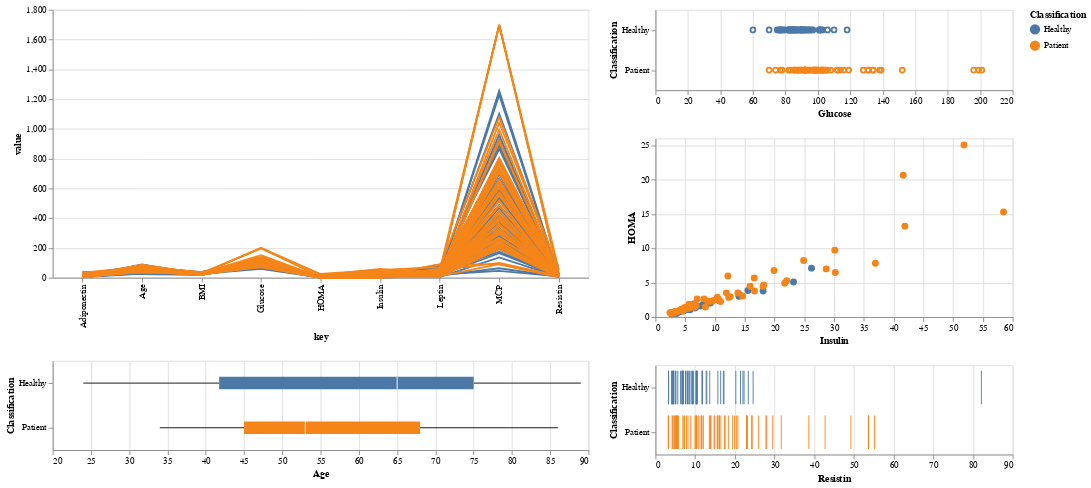

Notebook cell for this chart:
### Code cell
input_dropdown = alt.binding_select(options=[None,'Healthy Control','Patient'],labels=['All','Healthy Control','Patient'])
highlight = alt.selection(type='single',bind=input_dropdown, name='Classification',fields=['Classification'])
brush = alt.selection(type='interval')


parallel = alt.Chart(dataset).transform_window(
    index='count()'
).transform_fold(
    ['Age','BMI','Glucose','Insulin','HOMA','Leptin','Adiponectin','Resistin','MCP']
).mark_line().encode(
    x='key:N',
    y='value:Q',
    color='Classification:N',
    detail='index:N',
    opacity=alt.condition(highlight, alt.value(1.0), alt.value(0.1)),
).properties(
    width=600,
    height=300,
    selection=highlight
)

tick_axis = alt.Axis()

x_points = alt.Chart(dataset).mark_point().encode(
    alt.X('Glucose:Q', axis=tick_axis),
    alt.Y('Classification:N', title='Classification', axis=tick_axis),
    color='Classification:N',
    opacity=alt.condition(highlight | brush , alt.value(1.0), alt.value(0.1))
).properties(
    height=90,
    width=400,
).add_selection(
    highlight
).add_selection(
    brush
)


scatter = alt.Chart(dataset).mark_circle(size=60).encode(
    x='Insulin',
    y='HOMA',
    color='Classification:N',
    opacity=alt.condition(highlight | brush, alt.value(1.0), alt.value(0.1)),
).properties(
    width=400,
    height=200,
    selection=highlight
).add_selection(
    brush
)


box = alt.Chart(dataset).mark_boxplot().encode(
     y=alt.Y('Classification:N'),
     x=alt.X('Age:Q', scale=alt.Scale(domain=[20, 90])),
     opacity=alt.condition(highlight | brush , alt.value(1.0), alt.value(0.1)),
     color='Classification:N'
).properties(
    width=600,
    height=100,
    selection=highlight
)

x_ticks = alt.Chart(dataset).mark_tick().encode(
    alt.X('Resistin:Q', axis=tick_axis),
    alt.Y('Classification:N', title='Classification', axis=tick_axis),
    color='Classification:N',
    opacity=alt.condition(highlight | brush , alt.value(1.0), alt.value(0.1))
).properties(
    height=100,
    width=400,
).add_selection(
    highlight
).add_selection(
    brush
)


parallel & box | x_points & scatter & x_ticks

### Figure 1 — Vega-Lite specification as saved in the notebook (floating-point values rounded to 4 significant figures)
{"config": {"view": {"continuousWidth": 400, "continuousHeight": 300}}, "hconcat": [{"vconcat": [{"mark": "line", "encoding": {"color": {"type": "nominal", "field": "Classification"}, "detail": {"type": "nominal", "field": "index"}, "opacity": {"condition": {"value": 1.0, "selection": "Classification"}, "value": 0.1}, "x": {"type": "nominal", "field": "key"}, "y": {"type": "quantitative", "field": "value"}}, "height": 300, "selection": {"Classification": {"type": "single", "bind": {"input": "select", "options": [null, "Healthy Control", "Patient"], "labels": ["All", "Healthy Control", "Patient"]}, "fields": ["Classification"]}}, "transform": [{"window": [{"op": "count", "as": "index"}]}, {"fold": ["Age", "BMI", "Glucose", "Insulin", "HOMA", "Leptin", "Adiponectin", "Resistin", "MCP"]}], "width": 600}, {"mark": "boxplot", "encoding": {"color": {"type": "nominal", "field": "Classification"}, "opacity": {"condition": {"value": 1.0, "selection": {"or": ["Classification", "selector003"]}}, "value": 0.1}, "x": {"type": "quantitative", "field": "Age", "scale": {"domain": [20, 90]}}, "y": {"type": "nominal", "field": "Classification"}}, "height": 100, "selection": {"Classification": {"type": "single", "bind": {"input": "select", "options": [null, "Healthy Control", "Patient"], "labels": ["All", "Healthy Control", "Patient"]}, "fields": ["Classification"]}}, "width": 600}]}, {"vconcat": [{"mark": "point", "encoding": {"color": {"type": "nominal", "field": "Classification"}, "opacity": {"condition": {"value": 1.0, "selection": {"or": ["Classification", "selector003"]}}, "value": 0.1}, "x": {"type": "quantitative", "axis": {}, "field": "Glucose"}, "y": {"type": "nominal", "axis": {}, "field": "Classification", "title": "Classification"}}, "height": 90, "selection": {"Classification": {"type": "single", "bind": {"input": "select", "options": [null, "Healthy Control", "Patient"], "labels": ["All", "Healthy Control", "Patient"]}, "fields": ["Classification"]}, "selector003": {"type": "interval"}}, "width": 400}, {"mark": {"type": "circle", "size": 60}, "encoding": {"color": {"type": "nominal", "field": "Classification"}, "opacity": {"condition": {"value": 1.0, "selection": {"or": ["Classification", "selector003"]}}, "value": 0.1}, "x": {"type": "quantitative", "field": "Insulin"}, "y": {"type": "quantitative", "field": "HOMA"}}, "height": 200, "selection": {"Classification": {"type": "single", "bind": {"input": "select", "options": [null, "Healthy Control", "Patient"], "labels": ["All", "Healthy Control", "Patient"]}, "fields": ["Classification"]}, "selector003": {"type": "interval"}}, "width": 400}, {"mark": "tick", "encoding": {"color": {"type": "nominal", "field": "Classification"}, "opacity": {"condition": {"value": 1.0, "selection": {"or": ["Classification", "selector003"]}}, "value": 0.1}, "x": {"type": "quantitative", "axis": {}, "field": "Resistin"}, "y": {"type": "nominal", "axis": {}, "field": "Classification", "title": "Classification"}}, "height": 100, "selection": {"Classification": {"type": "single", "bind": {"input": "select", "options": [null, "Healthy Control", "Patient"], "labels": ["All", "Healthy Control", "Patient"]}, "fields": ["Classification"]}, "selector003": {"type": "interval"}}, "width": 400}]}], "data": {"name": "data-4ab163a91e553ca35fdad7e1e7ddbe9f"}, "$schema": "https://vega.github.io/schema/vega-lite/v4.8.1.json", "datasets": {"data-4ab163a91e553ca35fdad7e1e7ddbe9f": [{"Age": 48, "BMI": 23.5, "Glucose": 70, "Insulin": 2.707, "HOMA": 0.4674, "Leptin": 8.807, "Adiponectin": 9.702, "Resistin": 7.996, "MCP": 417.1, "Classification": "Healthy"}, {"Age": 83, "BMI": 20.69, "Glucose": 92, "Insulin": 3.115, "HOMA": 0.7069, "Leptin": 8.844, "Adiponectin": 5.429, "Resistin": 4.064, "MCP": 468.8, "Classification": "Healthy"}, {"Age": 82, "BMI": 23.12, "Glucose": 91, "Insulin": 4.498, "HOMA": 1.01, "Leptin": 17.94, "Adiponectin": 22.43, "Resistin": 9.277, "MCP": 554.7, "Classification": "Healthy"}, {"Age": 68, "BMI": 21.37, "Glucose": 77, "Insulin": 3.226, "HOMA": 0.6127, "Leptin": 9.883, "Adiponectin": 7.17, "Resistin": 12.77, "MCP": 928.2, "Classification": "Healthy"}, {"Age": 86, "BMI": 21.11, "Glucose": 92, "Insulin": 3.549, "HOMA": 0.8054, "Leptin": 6.699, "Adiponectin": 4.819, "Resistin": 10.58, "MCP": 773.9, "Classification": "Healthy"}, {"Age": 49, "BMI": 22.85, "Glucose": 92, "Insulin": 3.226, "HOMA": 0.7321, "Leptin": 6.832, "Adiponectin": 13.68, "Resistin": 10.32, "MCP": 530.4, "Classification": "Healthy"}, {"Age": 89, "BMI": 22.7, "Glucose": 77, "Insulin": 4.69, "HOMA": 0.8908, "Leptin": 6.964, "Adiponectin": 5.59, "Resistin": 12.94, "MCP": 1256.0, "Classification": "Healthy"}, {"Age": 76, "BMI": 23.8, "Glucose": 118, "Insulin": 6.47, "HOMA": 1.883, "Leptin": 4.311, "Adiponectin": 13.25, "Resistin": 5.104, "MCP": 280.7, "Classification": "Healthy"}, {"Age": 73, "BMI": 22.0, "Glucose": 97, "Insulin": 3.35, "HOMA": 0.8015, "Leptin": 4.47, "Adiponectin": 10.36, "Resistin": 6.284, "MCP": 136.9, "Classification": "Healthy"}, {"Age": 75, "BMI": 23.0, "Glucose": 83, "Insulin": 4.952, "HOMA": 1.014, "Leptin": 17.13, "Adiponectin": 11.58, "Resistin": 7.091, "MCP": 318.3, "Classification": "Healthy"}, {"Age": 34, "BMI": 21.47, "Glucose": 78, "Insulin": 3.469, "HOMA": 0.6674, "Leptin": 14.57, "Adiponectin": 13.11, "Resistin": 6.92, "MCP": 354.6, "Classification": "Healthy"}, {"Age": 29, "BMI": 23.01, "Glucose": 82, "Insulin": 5.663, "HOMA": 1.145, "Leptin": 35.59, "Adiponectin": 26.72, "Resistin": 4.58, "MCP": 174.8, "Classification": "Healthy"}, {"Age": 25, "BMI": 22.86, "Glucose": 82, "Insulin": 4.09, "HOMA": 0.8273, "Leptin": 20.45, "Adiponectin": 23.67, "Resistin": 5.14, "MCP": 313.7, "Classification": "Healthy"}, {"Age": 24, "BMI": 18.67, "Glucose": 88, "Insulin": 6.107, "HOMA": 1.33, "Leptin": 8.88, "Adiponectin": 36.06, "Resistin": 6.85, "MCP": 632.2, "Classification": "Healthy"}, {"Age": 38, "BMI": 23.34, "Glucose": 75, "Insulin": 5.782, "HOMA": 1.07, "Leptin": 15.26, "Adiponectin": 17.95, "Resistin": 9.35, "MCP": 165.0, "Classification": "Healthy"}, {"Age": 44, "BMI": 20.76, "Glucose": 86, "Insulin": 7.553, "HOMA": 1.6, "Leptin": 14.09, "Adiponectin": 20.32, "Resistin": 7.64, "MCP": 63.61, "Classification": "Healthy"}, {"Age": 47, "BMI": 22.03, "Glucose": 84, "Insulin": 2.869, "HOMA": 0.59, "Leptin": 26.65, "Adiponectin": 38.04, "Resistin": 3.32, "MCP": 191.7, "Classification": "Healthy"}, {"Age": 61, "BMI": 32.04, "Glucose": 85, "Insulin": 18.08, "HOMA": 3.79, "Leptin": 30.77, "Adiponectin": 7.78, "Resistin": 13.68, "MCP": 444.4, "Classification": "Healthy"}, {"Age": 64, "BMI": 34.53, "Glucose": 95, "Insulin": 4.427, "HOMA": 1.037, "Leptin": 21.21, "Adiponectin": 5.463, "Resistin": 6.702, "MCP": 252.4, "Classification": "Healthy"}, {"Age": 32, "BMI": 36.51, "Glucose": 87, "Insulin": 14.03, "HOMA": 3.01, "Leptin": 49.37, "Adiponectin": 5.1, "Resistin": 17.1, "MCP": 588.5, "Classification": "Healthy"}, {"Age": 36, "BMI": 28.58, "Glucose": 86, "Insulin": 4.345, "HOMA": 0.9217, "Leptin": 15.12, "Adiponectin": 8.6, "Resistin": 9.154, "MCP": 534.2, "Classification": "Healthy"}, {"Age": 34, "BMI": 31.98, "Glucose": 87, "Insulin": 4.53, "HOMA": 0.9721, "Leptin": 28.75, "Adiponectin": 7.643, "Resistin": 5.626, "MCP": 572.8, "Classification": "Healthy"}, {"Age": 29, "BMI": 32.27, "Glucose": 84, "Insulin": 5.81, "HOMA": 1.204, "Leptin": 45.62, "Adiponectin": 6.21, "Resistin": 24.6, "MCP": 905.0, "Classification": "Healthy"}, {"Age": 35, "BMI": 30.28, "Glucose": 84, "Insulin": 4.376, "HOMA": 0.9067, "Leptin": 39.21, "Adiponectin": 9.048, "Resistin": 16.44, "MCP": 733.8, "Classification": "Healthy"}, {"Age": 54, "BMI": 30.48, "Glucose": 90, "Insulin": 5.537, "HOMA": 1.229, "Leptin": 12.33, "Adiponectin": 9.731, "Resistin": 10.19, "MCP": 1228.0, "Classification": "Healthy"}, {"Age": 45, "BMI": 37.04, "Glucose": 83, "Insulin": 6.76, "HOMA": 1.384, "Leptin": 39.98, "Adiponectin": 4.617, "Resistin": 8.704, "MCP": 586.2, "Classification": "Healthy"}, {"Age": 50, "BMI": 38.58, "Glucose": 106, "Insulin": 6.703, "HOMA": 1.753, "Leptin": 46.64, "Adiponectin": 4.668, "Resistin": 11.78, "MCP": 887.2, "Classification": "Healthy"}, {"Age": 66, "BMI": 31.45, "Glucose": 90, "Insulin": 9.245, "HOMA": 2.052, "Leptin": 45.96, "Adiponectin": 10.36, "Resistin": 23.38, "MCP": 1102.0, "Classification": "Healthy"}, {"Age": 35, "BMI": 35.25, "Glucose": 90, "Insulin": 6.817, "HOMA": 1.513, "Leptin": 50.61, "Adiponectin": 6.967, "Resistin": 22.04, "MCP": 667.9, "Classification": "Healthy"}, {"Age": 36, "BMI": 34.17, "Glucose": 80, "Insulin": 6.59, "HOMA": 1.3, "Leptin": 10.28, "Adiponectin": 5.066, "Resistin": 15.72, "MCP": 581.3, "Classification": "Healthy"}, {"Age": 66, "BMI": 36.21, "Glucose": 101, "Insulin": 15.53, "HOMA": 3.87, "Leptin": 74.71, "Adiponectin": 7.54, "Resistin": 22.32, "MCP": 865.0, "Classification": "Healthy"}, {"Age": 53, "BMI": 36.79, "Glucose": 101, "Insulin": 10.18, "HOMA": 2.535, "Leptin": 27.18, "Adiponectin": 20.03, "Resistin": 10.26, "MCP": 695.8, "Classification": "Healthy"}, {"Age": 28, "BMI": 35.86, "Glucose": 87, "Insulin": 8.576, "HOMA": 1.84, "Leptin": 68.51, "Adiponectin": 4.794, "Resistin": 21.44, "MCP": 358.6, "Classification": "Healthy"}, {"Age": 43, "BMI": 34.42, "Glucose": 89, "Insulin": 23.19, "HOMA": 5.092, "Leptin": 31.21, "Adiponectin": 8.301, "Resistin": 6.71, "MCP": 960.2, "Classification": "Healthy"}, {"Age": 51, "BMI": 27.69, "Glucose": 77, "Insulin": 3.855, "HOMA": 0.7322, "Leptin": 20.09, "Adiponectin": 3.192, "Resistin": 10.38, "MCP": 473.9, "Classification": "Healthy"}, {"Age": 67, "BMI": 29.61, "Glucose": 79, "Insulin": 5.819, "HOMA": 1.134, "Leptin": 21.9, "Adiponectin": 2.194, "Resistin": 4.207, "MCP": 585.3, "Classification": "Healthy"}, {"Age": 66, "BMI": 31.24, "Glucose": 82, "Insulin": 4.181, "HOMA": 0.8457, "Leptin": 16.22, "Adiponectin": 4.267, "Resistin": 3.292, "MCP": 634.6, "Classification": "Healthy"}, {"Age": 69, "BMI": 35.09, "Glucose": 101, "Insulin": 5.646, "HOMA": 1.407, "Leptin": 83.48, "Adiponectin": 6.797, "Resistin": 82.1, "MCP": 263.5, "Classification": "Healthy"}, {"Age": 60, "BMI": 26.35, "Glucose": 103, "Insulin": 5.138, "HOMA": 1.305, "Leptin": 24.3, "Adiponectin": 2.194, "Resistin": 20.25, "MCP": 379.0, "Classification": "Healthy"}, {"Age": 77, "BMI": 35.59, "Glucose": 76, "Insulin": 3.881, "HOMA": 0.7276, "Leptin": 21.79, "Adiponectin": 8.126, "Resistin": 17.26, "MCP": 618.3, "Classification": "Healthy"}, {"Age": 76, "BMI": 29.22, "Glucose": 83, "Insulin": 5.376, "HOMA": 1.101, "Leptin": 28.56, "Adiponectin": 7.37, "Resistin": 8.044, "MCP": 698.8, "Classification": "Healthy"}, {"Age": 76, "BMI": 27.2, "Glucose": 94, "Insulin": 14.07, "HOMA": 3.262, "Leptin": 35.89, "Adiponectin": 9.347, "Resistin": 8.416, "MCP": 377.2, "Classification": "Healthy"}, {"Age": 75, "BMI": 27.3, "Glucose": 85, "Insulin": 5.197, "HOMA": 1.09, "Leptin": 10.39, "Adiponectin": 9.001, "Resistin": 7.577, "MCP": 335.4, "Classification": "Healthy"}, {"Age": 69, "BMI": 32.5, "Glucose": 93, "Insulin": 5.43, "HOMA": 1.246, "Leptin": 15.14, "Adiponectin": 11.79, "Resistin": 11.79, "MCP": 270.1, "Classification": "Healthy"}, {"Age": 71, "BMI": 30.3, "Glucose": 102, "Insulin": 8.34, "HOMA": 2.098, "Leptin": 56.5, "Adiponectin": 8.13, "Resistin": 4.299, "MCP": 201.0, "Classification": "Healthy"}, {"Age": 66, "BMI": 27.7, "Glucose": 90, "Insulin": 6.042, "HOMA": 1.341, "Leptin": 24.85, "Adiponectin": 7.652, "Resistin": 6.705, "MCP": 225.9, "Classification": "Healthy"}, {"Age": 75, "BMI": 25.7, "Glucose": 94, "Insulin": 8.079, "HOMA": 1.873, "Leptin": 65.93, "Adiponectin": 3.741, "Resistin": 4.497, "MCP": 206.8, "Classification": "Healthy"}, {"Age": 78, "BMI": 25.3, "Glucose": 60, "Insulin": 3.508, "HOMA": 0.5192, "Leptin": 6.633, "Adiponectin": 10.57, "Resistin": 4.664, "MCP": 209.7, "Classification": "Healthy"}, {"Age": 69, "BMI": 29.4, "Glucose": 89, "Insulin": 10.7, "HOMA": 2.35, "Leptin": 45.27, "Adiponectin": 8.286, "Resistin": 4.53, "MCP": 215.8, "Classification": "Healthy"}, {"Age": 85, "BMI": 26.6, "Glucose": 96, "Insulin": 4.462, "HOMA": 1.057, "Leptin": 7.85, "Adiponectin": 7.932, "Resistin": 9.614, "MCP": 232.0, "Classification": "Healthy"}, {"Age": 76, "BMI": 27.1, "Glucose": 110, "Insulin": 26.21, "HOMA": 7.112, "Leptin": 21.78, "Adiponectin": 4.936, "Resistin": 8.494, "MCP": 45.84, "Classification": "Healthy"}, {"Age": 77, "BMI": 25.9, "Glucose": 85, "Insulin": 4.58, "HOMA": 0.9603, "Leptin": 13.74, "Adiponectin": 9.753, "Resistin": 11.77, "MCP": 488.8, "Classification": "Healthy"}, {"Age": 45, "BMI": 21.3, "Glucose": 102, "Insulin": 13.85, "HOMA": 3.485, "Leptin": 7.648, "Adiponectin": 21.06, "Resistin": 23.03, "MCP": 552.4, "Classification": "Patient"}, {"Age": 45, "BMI": 20.83, "Glucose": 74, "Insulin": 4.56, "HOMA": 0.8324, "Leptin": 7.753, "Adiponectin": 8.237, "Resistin": 28.03, "MCP": 383.0, "Classification": "Patient"}, {"Age": 49, "BMI": 20.96, "Glucose": 94, "Insulin": 12.3, "HOMA": 2.853, "Leptin": 11.24, "Adiponectin": 8.412, "Resistin": 23.12, "MCP": 573.6, "Classification": "Patient"}, {"Age": 34, "BMI": 24.24, "Glucose": 92, "Insulin": 21.7, "HOMA": 4.924, "Leptin": 16.74, "Adiponectin": 21.82, "Resistin": 12.07, "MCP": 481.9, "Classification": "Patient"}, {"Age": 42, "BMI": 21.36, "Glucose": 93, "Insulin": 2.999, "HOMA": 0.688, "Leptin": 19.08, "Adiponectin": 8.463, "Resistin": 17.38, "MCP": 321.9, "Classification": "Patient"}, {"Age": 68, "BMI": 21.08, "Glucose": 102, "Insulin": 6.2, "HOMA": 1.56, "Leptin": 9.699, "Adiponectin": 8.575, "Resistin": 13.74, "MCP": 448.8, "Classification": "Patient"}, {"Age": 51, "BMI": 19.13, "Glucose": 93, "Insulin": 4.364, "HOMA": 1.001, "Leptin": 11.08, "Adiponectin": 5.808, "Resistin": 5.571, "MCP": 90.6, "Classification": "Patient"}, {"Age": 62, "BMI": 22.66, "Glucose": 92, "Insulin": 3.482, "HOMA": 0.7902, "Leptin": 9.865, "Adiponectin": 11.24, "Resistin": 10.7, "MCP": 704.0, "Classification": "Patient"}, {"Age": 38, "BMI": 22.5, "Glucose": 95, "Insulin": 5.261, "HOMA": 1.233, "Leptin": 8.438, "Adiponectin": 4.772, "Resistin": 15.74, "MCP": 199.1, "Classification": "Patient"}, {"Age": 69, "BMI": 21.51, "Glucose": 112, "Insulin": 6.683, "HOMA": 1.846, "Leptin": 32.58, "Adiponectin": 4.138, "Resistin": 15.7, "MCP": 713.2, "Classification": "Patient"}, {"Age": 49, "BMI": 21.37, "Glucose": 78, "Insulin": 2.64, "HOMA": 0.5079, "Leptin": 6.334, "Adiponectin": 3.886, "Resistin": 22.94, "MCP": 737.7, "Classification": "Patient"}, {"Age": 51, "BMI": 22.89, "Glucose": 103, "Insulin": 2.74, "HOMA": 0.6961, "Leptin": 8.016, "Adiponectin": 9.35, "Resistin": 11.55, "MCP": 359.2, "Classification": "Patient"}, {"Age": 59, "BMI": 22.83, "Glucose": 98, "Insulin": 6.862, "HOMA": 1.659, "Leptin": 14.9, "Adiponectin": 4.23, "Resistin": 8.205, "MCP": 355.3, "Classification": "Patient"}, {"Age": 45, "BMI": 23.14, "Glucose": 116, "Insulin": 4.902, "HOMA": 1.403, "Leptin": 18.0, "Adiponectin": 4.295, "Resistin": 5.263, "MCP": 518.6, "Classification": "Patient"}, {"Age": 54, "BMI": 24.22, "Glucose": 86, "Insulin": 3.73, "HOMA": 0.7913, "Leptin": 8.687, "Adiponectin": 3.705, "Resistin": 10.34, "MCP": 635.0, "Classification": "Patient"}, {"Age": 64, "BMI": 22.22, "Glucose": 98, "Insulin": 5.7, "HOMA": 1.378, "Leptin": 12.19, "Adiponectin": 4.784, "Resistin": 13.91, "MCP": 396.0, "Classification": "Patient"}, {"Age": 46, "BMI": 20.83, "Glucose": 88, "Insulin": 3.42, "HOMA": 0.7424, "Leptin": 12.87, "Adiponectin": 18.55, "Resistin": 13.56, "MCP": 301.2, "Classification": "Patient"}, {"Age": 44, "BMI": 19.56, "Glucose": 114, "Insulin": 15.89, "HOMA": 4.468, "Leptin": 13.08, "Adiponectin": 20.37, "Resistin": 4.62, "MCP": 220.7, "Classification": "Patient"}, {"Age": 45, "BMI": 20.26, "Glucose": 92, "Insulin": 3.44, "HOMA": 0.7807, "Leptin": 7.65, "Adiponectin": 16.67, "Resistin": 7.84, "MCP": 193.9, "Classification": "Patient"}, {"Age": 44, "BMI": 24.74, "Glucose": 106, "Insulin": 58.46, "HOMA": 15.29, "Leptin": 18.16, "Adiponectin": 16.1, "Resistin": 5.31, "MCP": 244.8, "Classification": "Patient"}, {"Age": 51, "BMI": 18.37, "Glucose": 105, "Insulin": 6.03, "HOMA": 1.562, "Leptin": 9.62, "Adiponectin": 12.76, "Resistin": 3.21, "MCP": 513.7, "Classification": "Patient"}, {"Age": 72, "BMI": 23.62, "Glucose": 105, "Insulin": 4.42, "HOMA": 1.145, "Leptin": 21.78, "Adiponectin": 17.86, "Resistin": 4.82, "MCP": 195.9, "Classification": "Patient"}, {"Age": 46, "BMI": 22.21, "Glucose": 86, "Insulin": 36.94, "HOMA": 7.836, "Leptin": 10.16, "Adiponectin": 9.76, "Resistin": 5.68, "MCP": 312.0, "Classification": "Patient"}, {"Age": 43, "BMI": 26.56, "Glucose": 101, "Insulin": 10.55, "HOMA": 2.63, "Leptin": 9.8, "Adiponectin": 6.42, "Resistin": 16.1, "MCP": 806.7, "Classification": "Patient"}, {"Age": 55, "BMI": 31.98, "Glucose": 92, "Insulin": 16.64, "HOMA": 3.775, "Leptin": 37.22, "Adiponectin": 11.02, "Resistin": 7.165, "MCP": 483.4, "Classification": "Patient"}, {"Age": 43, "BMI": 31.25, "Glucose": 103, "Insulin": 4.328, "HOMA": 1.1, "Leptin": 25.78, "Adiponectin": 12.72, "Resistin": 38.65, "MCP": 775.3, "Classification": "Patient"}, {"Age": 86, "BMI": 26.67, "Glucose": 201, "Insulin": 41.61, "HOMA": 20.63, "Leptin": 47.65, "Adiponectin": 5.357, "Resistin": 24.37, "MCP": 1698.0, "Classification": "Patient"}, {"Age": 41, "BMI": 26.67, "Glucose": 97, "Insulin": 22.03, "HOMA": 5.272, "Leptin": 44.71, "Adiponectin": 13.49, "Resistin": 27.83, "MCP": 783.8, "Classification": "Patient"}, {"Age": 59, "BMI": 28.67, "Glucose": 77, "Insulin": 3.188, "HOMA": 0.6055, "Leptin": 17.02, "Adiponectin": 16.44, "Resistin": 31.69, "MCP": 910.5, "Classification": "Patient"}, {"Age": 81, "BMI": 31.64, "Glucose": 100, "Insulin": 9.669, "HOMA": 2.385, "Leptin": 38.81, "Adiponectin": 10.64, "Resistin": 29.56, "MCP": 426.2, "Classification": "Patient"}, {"Age": 48, "BMI": 32.46, "Glucose": 99, "Insulin": 28.68, "HOMA": 7.003, "Leptin": 46.08, "Adiponectin": 21.57, "Resistin": 10.16, "MCP": 738.0, "Classification": "Patient"}, {"Age": 71, "BMI": 25.51, "Glucose": 112, "Insulin": 10.39, "HOMA": 2.872, "Leptin": 19.07, "Adiponectin": 5.486, "Resistin": 42.74, "MCP": 799.9, "Classification": "Patient"}, {"Age": 42, "BMI": 29.3, "Glucose": 98, "Insulin": 4.172, "HOMA": 1.009, "Leptin": 12.26, "Adiponectin": 6.696, "Resistin": 53.67, "MCP": 1042.0, "Classification": "Patient"}, {"Age": 65, "BMI": 29.67, "Glucose": 85, "Insulin": 14.65, "HOMA": 3.071, "Leptin": 26.52, "Adiponectin": 7.283, "Resistin": 19.46, "MCP": 1698.0, "Classification": "Patient"}, {"Age": 48, "BMI": 28.12, "Glucose": 90, "Insulin": 2.54, "HOMA": 0.5639, "Leptin": 15.53, "Adiponectin": 10.22, "Resistin": 16.11, "MCP": 1698.0, "Classification": "Patient"}, {"Age": 85, "BMI": 27.69, "Glucose": 196, "Insulin": 51.81, "HOMA": 25.05, "Leptin": 70.88, "Adiponectin": 7.902, "Resistin": 55.22, "MCP": 1078.0, "Classification": "Patient"}, {"Age": 48, "BMI": 31.25, "Glucose": 199, "Insulin": 12.16, "HOMA": 5.97, "Leptin": 18.13, "Adiponectin": 4.104, "Resistin": 53.63, "MCP": 1698.0, "Classification": "Patient"}, {"Age": 58, "BMI": 29.15, "Glucose": 139, "Insulin": 16.58, "HOMA": 5.685, "Leptin": 22.89, "Adiponectin": 10.26, "Resistin": 13.97, "MCP": 923.9, "Classification": "Patient"}, {"Age": 40, "BMI": 30.84, "Glucose": 128, "Insulin": 41.89, "HOMA": 13.23, "Leptin": 31.04, "Adiponectin": 6.161, "Resistin": 17.56, "MCP": 638.3, "Classification": "Patient"}, {"Age": 82, "BMI": 31.22, "Glucose": 100, "Insulin": 18.08, "HOMA": 4.459, "Leptin": 31.65, "Adiponectin": 9.924, "Resistin": 19.95, "MCP": 994.3, "Classification": "Patient"}, {"Age": 52, "BMI": 30.8, "Glucose": 87, "Insulin": 30.21, "HOMA": 6.483, "Leptin": 29.27, "Adiponectin": 6.269, "Resistin": 24.25, "MCP": 764.7, "Classification": "Patient"}, {"Age": 49, "BMI": 32.46, "Glucose": 134, "Insulin": 24.89, "HOMA": 8.226, "Leptin": 42.39, "Adiponectin": 10.79, "Resistin": 5.768, "MCP": 656.4, "Classification": "Patient"}, {"Age": 60, "BMI": 31.23, "Glucose": 131, "Insulin": 30.13, "HOMA": 9.736, "Leptin": 37.84, "Adiponectin": 8.404, "Resistin": 11.5, "MCP": 396.0, "Classification": "Patient"}, {"Age": 49, "BMI": 29.78, "Glucose": 70, "Insulin": 8.396, "HOMA": 1.45, "Leptin": 51.34, "Adiponectin": 10.73, "Resistin": 20.77, "MCP": 602.5, "Classification": "Patient"}, {"Age": 44, "BMI": 27.89, "Glucose": 99, "Insulin": 9.208, "HOMA": 2.249, "Leptin": 12.68, "Adiponectin": 5.478, "Resistin": 23.03, "MCP": 407.2, "Classification": "Patient"}, {"Age": 40, "BMI": 27.64, "Glucose": 103, "Insulin": 2.432, "HOMA": 0.6179, "Leptin": 14.32, "Adiponectin": 6.784, "Resistin": 26.01, "MCP": 293.1, "Classification": "Patient"}, {"Age": 71, "BMI": 27.92, "Glucose": 104, "Insulin": 18.2, "HOMA": 4.669, "Leptin": 53.5, "Adiponectin": 1.656, "Resistin": 49.24, "MCP": 256.0, "Classification": "Patient"}, {"Age": 69, "BMI": 28.44, "Glucose": 108, "Insulin": 8.808, "HOMA": 2.346, "Leptin": 14.75, "Adiponectin": 5.288, "Resistin": 16.49, "MCP": 353.6, "Classification": "Patient"}, {"Age": 74, "BMI": 28.65, "Glucose": 88, "Insulin": 3.012, "HOMA": 0.6538, "Leptin": 31.12, "Adiponectin": 7.652, "Resistin": 18.36, "MCP": 572.4, "Classification": "Patient"}, {"Age": 66, "BMI": 26.56, "Glucose": 89, "Insulin": 6.524, "HOMA": 1.432, "Leptin": 14.91, "Adiponectin": 8.43, "Resistin": 14.92, "MCP": 269.5, "Classification": "Patient"}, {"Age": 65, "BMI": 30.92, "Glucose": 97, "Insulin": 10.49, "HOMA": 2.51, "Leptin": 44.02, "Adiponectin": 3.71, "Resistin": 20.47, "MCP": 396.6, "Classification": "Patient"}, {"Age": 72, "BMI": 29.14, "Glucose": 83, "Insulin": 10.95, "HOMA": 2.242, "Leptin": 26.81, "Adiponectin": 2.785, "Resistin": 14.77, "MCP": 232.0, "Classification": "Patient"}, {"Age": 57, "BMI": 34.84, "Glucose": 95, "Insulin": 12.55, "HOMA": 2.94, "Leptin": 33.16, "Adiponectin": 2.365, "Resistin": 9.954, "MCP": 655.8, "Classification": "Patient"}, {"Age": 73, "BMI": 37.11, "Glucose": 134, "Insulin": 5.636, "HOMA": 1.863, "Leptin": 41.41, "Adiponectin": 3.336, "Resistin": 6.892, "MCP": 788.9, "Classification": "Patient"}, {"Age": 45, "BMI": 29.38, "Glucose": 90, "Insulin": 4.713, "HOMA": 1.046, "Leptin": 23.85, "Adiponectin": 6.644, "Resistin": 15.56, "MCP": 621.3, "Classification": "Patient"}, {"Age": 46, "BMI": 33.18, "Glucose": 92, "Insulin": 5.75, "HOMA": 1.305, "Leptin": 18.69, "Adiponectin": 9.16, "Resistin": 8.89, "MCP": 209.2, "Classification": "Patient"}, {"Age": 68, "BMI": 35.56, "Glucose": 131, "Insulin": 8.15, "HOMA": 2.634, "Leptin": 17.87, "Adiponectin": 11.9, "Resistin": 4.19, "MCP": 198.4, "Classification": "Patient"}, {"Age": 75, "BMI": 30.48, "Glucose": 152, "Insulin": 7.01, "HOMA": 2.628, "Leptin": 50.53, "Adiponectin": 10.06, "Resistin": 11.73, "MCP": 99.45, "Classification": "Patient"}, {"Age": 54, "BMI": 36.05, "Glucose": 119, "Insulin": 11.91, "HOMA": 3.496, "Leptin": 89.27, "Adiponectin": 8.01, "Resistin": 5.06, "MCP": 218.3, "Classification": "Patient"}, {"Age": 45, "BMI": 26.85, "Glucose": 92, "Insulin": 3.33, "HOMA": 0.7557, "Leptin": 54.68, "Adiponectin": 12.1, "Resistin": 10.96, "MCP": 268.2, "Classification": "Patient"}, {"Age": 62, "BMI": 26.84, "Glucose": 100, "Insulin": 4.53, "HOMA": 1.117, "Leptin": 12.45, "Adiponectin": 21.42, "Resistin": 7.32, "MCP": 330.2, "Classification": "Patient"}, {"Age": 65, "BMI": 32.05, "Glucose": 97, "Insulin": 5.73, "HOMA": 1.371, "Leptin": 61.48, "Adiponectin": 22.54, "Resistin": 10.33, "MCP": 314.1, "Classification": "Patient"}, {"Age": 72, "BMI": 25.59, "Glucose": 82, "Insulin": 2.82, "HOMA": 0.5704, "Leptin": 24.96, "Adiponectin": 33.75, "Resistin": 3.27, "MCP": 392.5, "Classification": "Patient"}, {"Age": 86, "BMI": 27.18, "Glucose": 138, "Insulin": 19.91, "HOMA": 6.777, "Leptin": 90.28, "Adiponectin": 14.11, "Resistin": 4.35, "MCP": 90.09, "Classification": "Patient"}]}}
